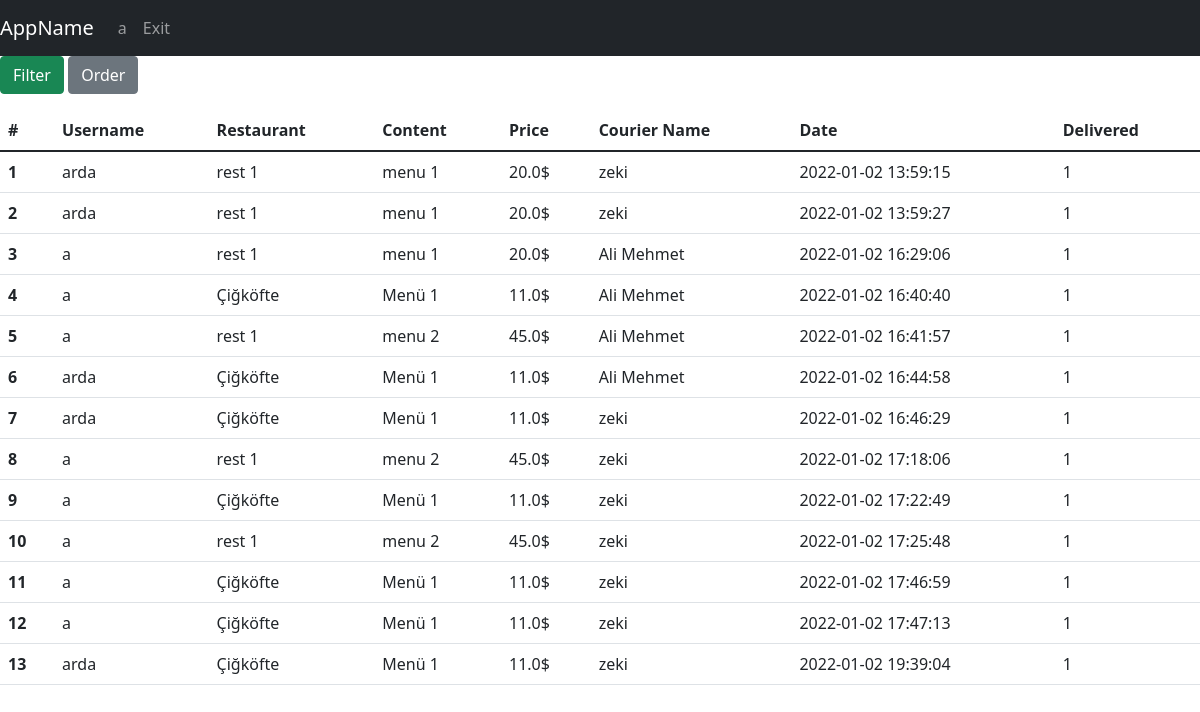
The page /orders (signed in) on the database as committed earlier.
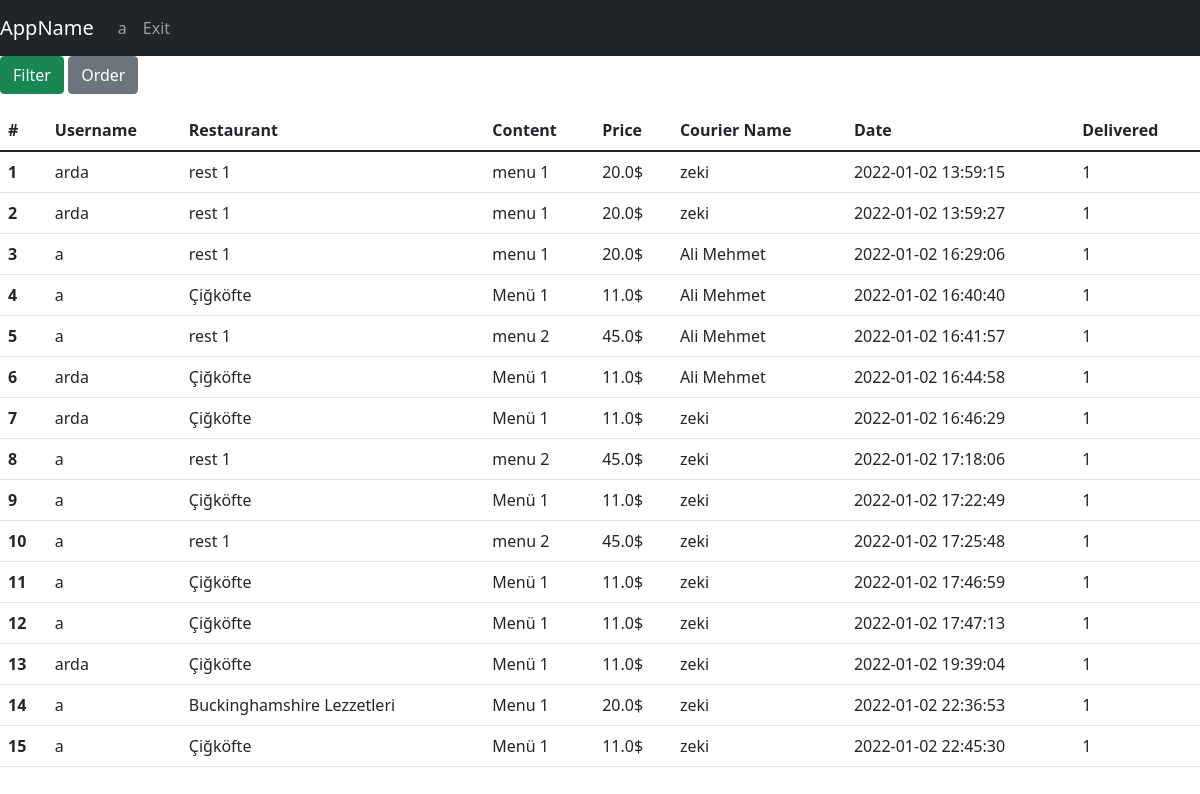
The same page on the database as committed later.
### tables this page shows
CREATE TABLE foodOrder(id INTEGER PRIMARY KEY,content TEXT,orderDate Date DEFAULT (datetime('now','localtime')),totalPrice REAL, is_delivered INTEGER DEFAULT(0), is_reviewed INTEGER DEFAULT(0), restaurantId INTEGER, courierID int REFERENCES couriers(id) ON UPDATE CASCADE, userUserName varchar(30) REFERENCES users(username) ON UPDATE CASCADE, FOREIGN KEY(restaurantId) REFERENCES restaurant(id));

CREATE TABLE restaurant(id INTEGER PRIMARY KEY, restaurantName varchar(30),address varchar(250),lat Text,lng Text,isOpen binary,averageRating REAL);

CREATE TABLE couriers(id INTEGER PRIMARY KEY,name TEXT,is_available TEXT,lat REAL,lng, orderId int REFERENCES foodOrder(id) ON UPDATE CASCADE);

### app.py (the view)
@app.route("/orders", methods=["GET", "POST"])
def allOrders():
    with sqlite3.connect(DATABASE) as database:
        cursor = database.cursor()
    if request.method == "POST":
        if 'order' in request.form:
            orderBy = request.form['orderBy']
            if session["isFiltered"] == False:
                "SELECT foodOrder.id, content, orderDate, totalPrice, is_delivered,  userUserName, "
                "FROM foodOrder INNER JOIN couriers ON foodOrder.courierID = couriers.id INNER JOIN restaurant ON foodOrder.restaurantId = restaurant.id"
                command = "SELECT foodOrder.id,content,orderDate,totalPrice,is_delivered,couriers.name as courier_name, userUserName, " \
                          "restaurant.restaurantName as restaurant_name" \
                          " FROM foodOrder INNER JOIN couriers ON foodOrder.courierID = couriers.id INNER JOIN restaurant ON foodOrder.restaurantId = restaurant.id" \
                          " ORDER BY "+str(orderBy)
                cursor.execute(command)
                query = cursor.fetchall()
                session["filteredData"]["orders"] = query
            else:
                df = pd.DataFrame(session["filteredData"]["orders"],
                                  columns=['id','content', 'orderDate','totalPrice','is_delivered','courier_name','userUserName', 'restaurant_name'])
                df = df.sort_values(by=orderBy)
                session["filteredData"]["orders"] = df.values.tolist()
        if 'filter' in request.form:
            filtered_cols, expected_vals = [], []
            q = ""
            for c in request.form.keys():
                if request.form[c] != '' and request.form[c] != "filter":
                    if request.form[c] == "on":
                        filtered_cols.append("is_delivered")
                        expected_vals.append(1)
                    else:
                        filtered_cols.append(c)
                        expected_vals.append(request.form[c])
            if len(expected_vals) > 0:
                if filtered_cols[0] != "is_delivered" and filtered_cols[0] != "maxprice" and filtered_cols[0] != "minprice":
                    q += filtered_cols[0]+" LIKE "+f"'%{expected_vals[0]}%'"
                else:
                    q += " is_delivered = 1 "
                if len(expected_vals) > 1:
                    for index in range(1, len(expected_vals)):
                        if filtered_cols[index] != "is_delivered":
                            q += " and " + filtered_cols[index]+" LIKE " + f"'%{expected_vals[index]}%'"
                    if filtered_cols.count("is_delivered") > 0:
                        q += " and is_delivered = 1 "
                command = "SELECT foodOrder.id,content,orderDate,totalPrice,is_delivered,couriers.name as courier_name, userUserName, restaurant.restaurantName as restaurant_name " \
                          "FROM foodOrder INNER JOIN couriers ON foodOrder.courierID = couriers.id INNER JOIN restaurant ON foodOrder.restaurantId = restaurant.id " \
                          "and " + q + "ORDER BY foodOrder.id"
                cursor.execute(command)
                query = cursor.fetchall()
                session["filteredData"]["orders"] = query
            else:
                session["filteredData"] = getAllDbData(toGet=["orders"])
                print(session["filteredData"])
            session["isFiltered"] = True
    else:
        session["filteredData"] = getAllDbData(toGet=["orders"])
        session["isFiltered"] = False
    return render_template("admin/list_operations/list_orders.html", username=session["username"],
                           data=session["filteredData"])

### app.py (called while the page is built)
def getOrders(cursor, limit=None):
    cursor.execute("SELECT foodOrder.id, content, orderDate, totalPrice, is_delivered, couriers.name, userUserName, restaurant.restaurantName "
                   "FROM foodOrder INNER JOIN couriers ON foodOrder.courierID = couriers.id INNER JOIN restaurant ON foodOrder.restaurantId = restaurant.id")
    query = cursor.fetchall()
    return query

def getAllDbData(toGet, limit=None):
    with sqlite3.connect(DATABASE) as database:
        cursor = database.cursor()
    data = {}
    for entity in toGet:
        if entity == "couriers":
            data[entity] = getCouriers(cursor, limit)
        if entity == "users":
            data[entity] = getUsers(cursor, limit)
        if entity == "restaurant":
            data[entity] = getRestaurants(cursor, limit)
        if entity == "menu":
            data[entity] = getMenus(cursor, limit)
        if entity == "restaurantName":
            data[entity] = getRestaurantName(cursor, limit)
        if entity == "orders":
            data[entity] = getOrders(cursor, limit)
        else:
            pass
    return data

### templates/admin/list_operations/list_orders.html (shortened to what this page needs)
{% extends 'base.html' %}
{% block navbar %}
<nav class="navbar navbar-expand-lg navbar-dark bg-dark">
    <a class="navbar-brand" href="#">AppName</a>
    <div class="collapse navbar-collapse" id="navbarNav">
        <ul class="navbar-nav">
          <li class="nav-item active"><a class="nav-link" href="/">{{username}}</a></li>
          <li class="nav-item active"><a class="nav-link" href="/exit">Exit</a></li>
        </ul>
    </div>
</nav>
{% endblock %}
{% block body %}
    <p>
  <a class="btn btn-success" data-toggle="collapse" href="#filter" role="button" aria-expanded="false" aria-controls="filter">Filter</a>
  <button class="btn btn-secondary" type="button" data-toggle="collapse" data-target="#order" aria-expanded="false" aria-controls="order">Order</button>
    </p>
    <div>
    <table class="table">
      <thead class="thead-dark">
        <tr>
            <th scope="col">#</th>
            <th scope="col">Username</th>
            <th scope="col">Restaurant</th>
            <th scope="col">Content</th>
            <th scope="col">Price</th>
            <th scope="col">Courier Name</th>
            <th scope="col">Date</th>
            <th scope="col">Delivered</th>
        </tr>
      </thead>
      <tbody>
        {%for i in range(data["orders"]|length)%}
                <tr>
                  <th scope="row">{{ i+1 }}</th>
                  <td>{{ data["orders"][i][6] }}</td>
                  <td>{{ data["orders"][i][7] }}</td>
                  <td>{{ data["orders"][i][1] }}</td>
                  <td>{{ data["orders"][i][3] }}$</td>
                  <td>{{ data["orders"][i][5] }}</td>
                  <td>{{ data["orders"][i][2] }}</td>
                  <td>{{ data["orders"][i][4] }}</td>
                </tr>
        {%endfor%}
      </tbody>
    </table>
</div>
{% endblock %}

### templates/base.html (shortened to what this page needs)
<!doctype html>
<html lang="en">
  <head>
    <link href="https://cdn.jsdelivr.net/npm/bootstrap@5.1.3/dist/css/bootstrap.min.css" rel="stylesheet">
  </head>
  <body>
  <div>
    {% block navbar %}
    {% endblock %}
  </div>
  <div>
    {% block body %}
    {% endblock %}
  </div>
  </body>
</html>

Rows that differ between the two databases and show on the page:
added foodOrder: userUserName "a", content "Menu 1", totalPrice "20.0", orderDate "2022-01-02 22:36:53", is_delivered "1"
now on this page (row edited): restaurant: restaurantName "Buckinghamshire Lezzetleri"
added foodOrder: userUserName "a", content "Menü 1", totalPrice "11.0", orderDate "2022-01-02 22:45:30", is_delivered "1"
Other text that changed with them:
new list line: "14 $"
new list line: "zeki"
new list line: "15 $"
new list line: "Çiğköfte"
